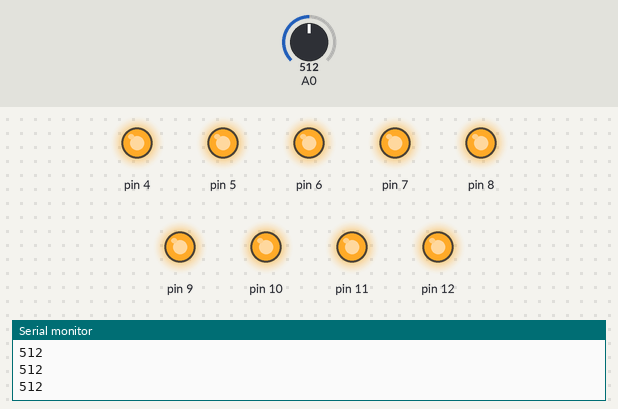
Recording of a sketch running on a simulated Arduino Uno, built with avr-gcc and run on an emulated ATmega328P. Parts: output pins drawn as LEDs (lit = HIGH), the last lines printed to the serial monitor. Inputs (shaded band) come from the test bench; at power-on: A0 = 512.

Above: at 1.2 s.
1.3 s: A0 set to 431
2.8 s: A0 set to 420
At 3.9 s:
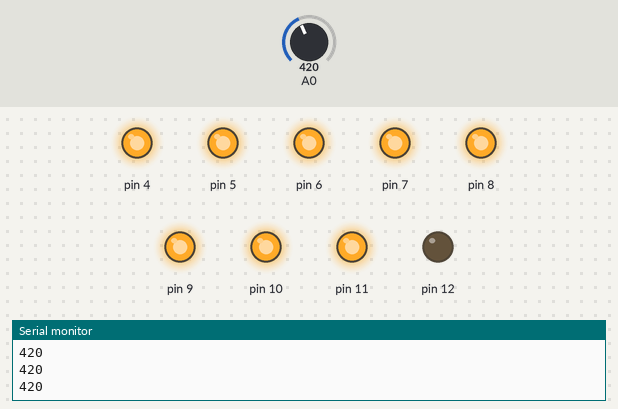
4.3 s: A0 set to 306
At 5.0 s:
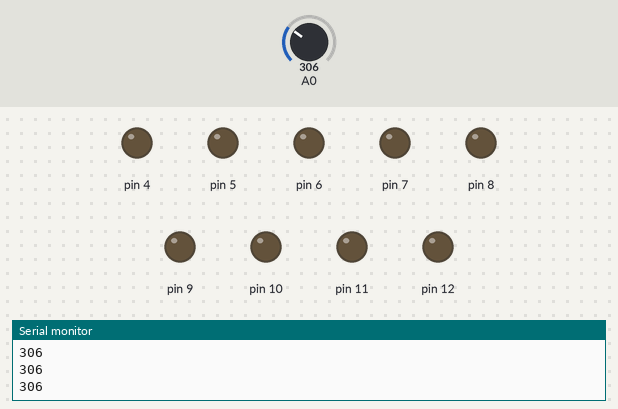
5.8 s: A0 set to 364
7.3 s: A0 set to 381
At 8.4 s:
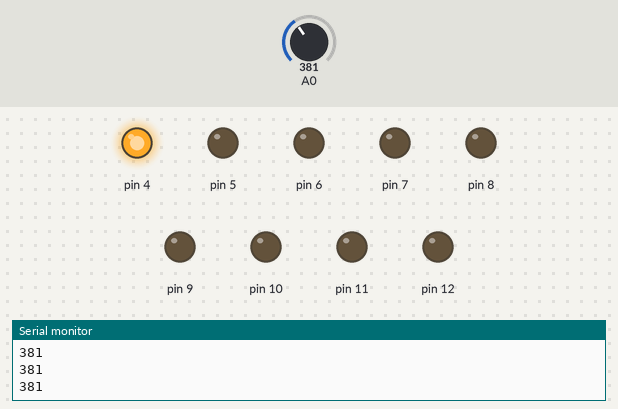
8.8 s: A0 set to 511
At 9.7 s:
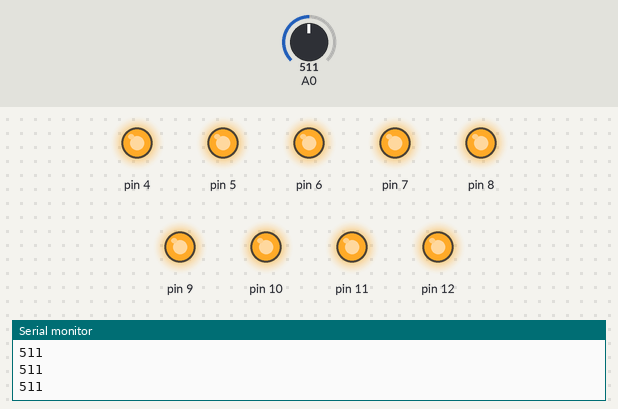
Timing chart, 0 to 11.3 s (numbered marks = the images above; inputs shaded):
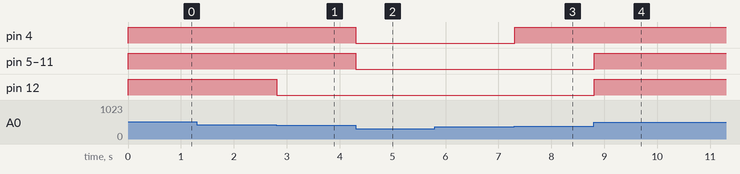

Measured:
- the behaviour switches between 421 and 420 on A0 (found by bisection; images 0 and 1)
- the behaviour switches between 380 and 381 on A0 (found by bisection; images 2 and 3)
- after the input at 2.8 s, pin 12: HIGH → LOW at once
- after the input at 4.3 s, pin 4–11: HIGH → LOW at once
- after the input at 7.3 s, pin 4: LOW → HIGH at once
- after the input at 8.8 s, pin 5–12: LOW → HIGH at once

The sketch:

sesle_kob-ntrol.ino
```cpp
int sesseviyesi;
int se1 = 380;
int se2 = 385;
int se3 = 390;
int se4 = 395;
int se5 = 400;
int se6 = 405;
int se7 = 410;
int se8 = 415;
int se9 = 420;
void setup() {
  Serial.begin(9600);
  pinMode(4,OUTPUT);
  pinMode(5,OUTPUT);
  pinMode(6,OUTPUT);
  pinMode(7,OUTPUT);
  pinMode(8,OUTPUT);
  pinMode(9,OUTPUT);
  pinMode(10,OUTPUT);
  pinMode(11,OUTPUT);
  pinMode(12,OUTPUT);

  digitalWrite(4,LOW);
  digitalWrite(5,LOW);
  digitalWrite(6,LOW);
  digitalWrite(7,LOW);
  digitalWrite(8,LOW);
  digitalWrite(9,LOW);
  digitalWrite(10,LOW);
  digitalWrite(11,LOW);
  digitalWrite(12,LOW);
}

void loop() {
sesseviyesi=analogRead(A0);
Serial.println(sesseviyesi);
 if(sesseviyesi>se1){
  digitalWrite(4,HIGH);
 }else {
  digitalWrite(4,LOW);
 }
 if(sesseviyesi>se2){
  digitalWrite(5,HIGH);
 }else {
  digitalWrite(5,LOW);
 }
  if(sesseviyesi>se3){
  digitalWrite(6,HIGH);
 }else {
  digitalWrite(6,LOW);
 }
  if(sesseviyesi>se4){
  digitalWrite(7,HIGH);
 }else {
  digitalWrite(7,LOW);
 }
  if(sesseviyesi>se5){
  digitalWrite(8,HIGH);
 }else {
  digitalWrite(8,LOW);
 }
  if(sesseviyesi>se6){
  digitalWrite(9,HIGH);
 }else {
  digitalWrite(9,LOW);
 }
  if(sesseviyesi>se7){
  digitalWrite(10,HIGH);
 }else {
  digitalWrite(10,LOW);
 }
  if(sesseviyesi>se8){
  digitalWrite(11,HIGH);
 }else {
  digitalWrite(11,LOW);
 }
  if(sesseviyesi>se9){
  digitalWrite(12,HIGH);
 }else {
  digitalWrite(12,LOW);
 }
}
```
